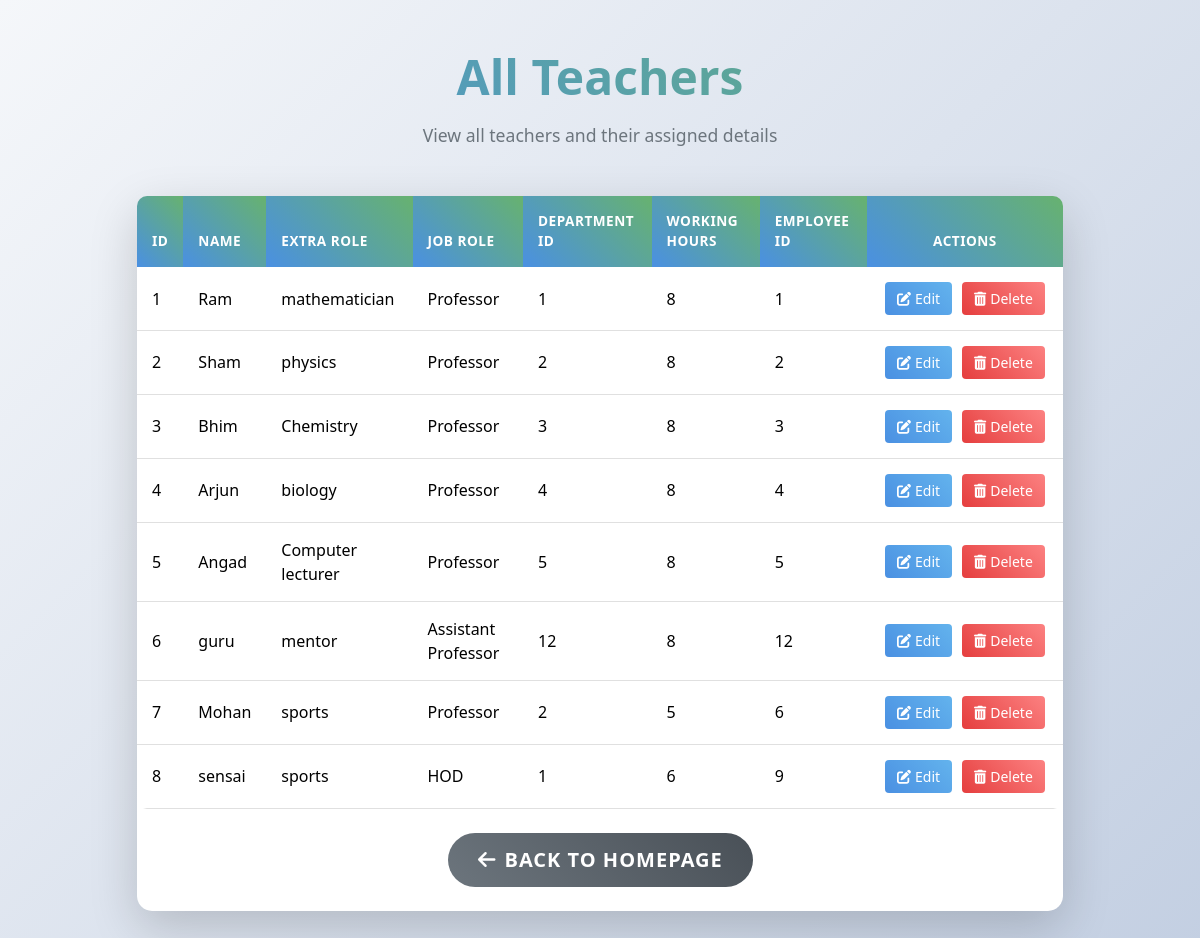
Before: /teachers with the older database file.
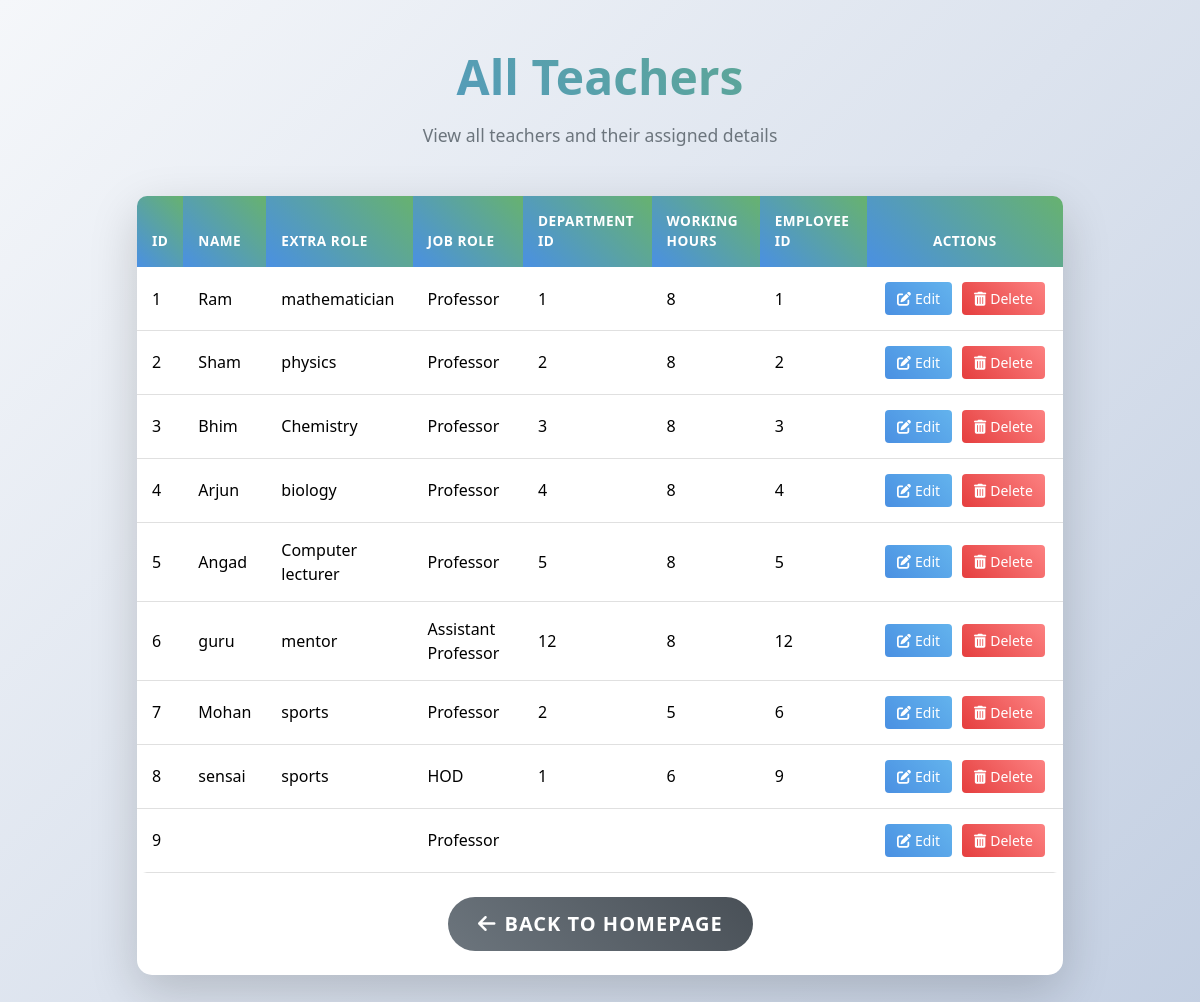
After: the same page with the newer database file.
### tables this page shows
CREATE TABLE teachers (
  id INTEGER PRIMARY KEY AUTOINCREMENT,
  name TEXT,
  extra_role TEXT,
  job_role TEXT CHECK(job_role IN ('Professor', 'Assistant Professor', 'HOD')), 
  department_id INTEGER,
  working_hours INTEGER,
  employee_id INTEGER UNIQUE,
  FOREIGN KEY (department_id) REFERENCES departments(id)
);

### app.py (the view)
@app.route("/teachers", methods=["GET"])
def view_teachers():
    query = "SELECT * FROM teachers"
    connection = get_database()
    cursor = connection.cursor()
    cursor.execute(query)
    teachers = cursor.fetchall()
    return render_template("view_teachers.html", teachers=teachers)

### database.py (called while the page is built)
def connect_to_database():
    sql = sqlite3.connect("timetable.db")
    sql.row_factory = sqlite3.Row
    return sql

def get_database():
    if not hasattr(g, "timetable_db"):
        g.timetable_db = connect_to_database()
    return g.timetable_db

def close_database(e=None):
    db = g.pop("timetable_db", None)
    if db is not None:
        db.close()

### templates/view_teachers.html (shortened to what this page needs)
<!DOCTYPE html>
<html lang="en">
  <head>
    <link
      href="https://cdn.jsdelivr.net/npm/bootstrap@5.3.3/dist/css/bootstrap.min.css"
      rel="stylesheet"
    />
    <link
      href="https://cdnjs.cloudflare.com/ajax/libs/font-awesome/6.0.0/css/all.min.css"
      rel="stylesheet"
    />
    <link href="{{ url_for('static', filename='css/style.css') }}" rel="stylesheet" />
  </head>
  <body>
    <div class="container py-5">
      <div class="text-center mb-5">
        <h1 class="display-5 fw-bold">All Teachers</h1>
        <p class="lead">
          View all teachers and their assigned details
        </p>
      </div>
      <div class="row justify-content-center">
        <div class="col-md-10">
          <div class="card shadow-lg">
            <div class="card-body p-0">
              <div class="table-responsive">
                <table class="table">
                  <thead>
                    <tr>
                      <th>ID</th>
                      <th>Name</th>
                      <th>Extra Role</th>
                      <th>Job Role</th>
                      <th>Department ID</th>
                      <th>Working Hours</th>
                      <th>Employee ID</th>
                      <th class="text-center">Actions</th>
                    </tr>
                  </thead>
                  <tbody>
                    {% for teacher in teachers %}
                    <tr>
                      <td>{{ teacher[0] }}</td>
                      <td>{{ teacher[1] }}</td>
                      <td>{{ teacher[2] }}</td>
                      <td>{{ teacher[3] }}</td>
                      <td>{{ teacher[4] }}</td>
                      <td>{{ teacher[5] }}</td>
                      <td>{{ teacher[6] }}</td>
                      <td class="text-center action-buttons">
                        <button class="btn btn-edit btn-sm text-white" data-bs-toggle="modal" data-bs-target="#editModal{{ teacher[0] }}">
                          <i class="fas fa-edit me-1"></i>Edit
                        </button>
                        <button class="btn btn-delete btn-sm text-white" data-bs-toggle="modal" data-bs-target="#deleteModal{{ teacher[0] }}">
                          <i class="fas fa-trash-alt me-1"></i>Delete
                        </button>
                      </td>
                    </tr>
                    {% endfor %}
                  </tbody>
                </table>
              </div>
              <div class="text-center p-4">
                <a href="/" class="btn btn-secondary btn-lg">
                  <i class="fas fa-arrow-left me-2"></i>Back to Homepage
                </a>
              </div>
            </div>
          </div>
        </div>
      </div>
    </div>
  </body>
</html>

### static/css/style.css (style rules this page uses)
body { background: linear-gradient(135deg, #f5f7fa 0%, #c3cfe2 100%); min-height: 100vh; opacity: 0; animation: pageLoad 0.6s ease-out forwards; overflow-x: hidden; }
.page-transition { position: relative; animation: pageTransition 0.3s ease-out; will-change: transform, opacity; }
.card { border: none; border-radius: 15px; transition: all 0.3s cubic-bezier(0.4, 0, 0.2, 1); transform: translateY(0); will-change: transform, box-shadow; }
.btn { transition: all 0.3s cubic-bezier(0.4, 0, 0.2, 1); position: relative; overflow: hidden; will-change: transform; }
.btn::after { content: ''; position: absolute; top: 50%; left: 50%; width: 0; height: 0; background: rgba(255, 255, 255, 0.2); border-radius: 50%; transform: translate(-50%, -50%); transition: width 0.6s ease-out, height 0.6s ease-out; will-change: width, height, opacity; }
.table tbody tr { transition: all 0.3s ease; will-change: transform, background-color; }
.stagger-item { opacity: 0; animation: staggerFade 0.5s ease forwards; will-change: opacity, transform; }
.gradient-text { background: linear-gradient(45deg, #4a90e2, #67b26f); background-size: 200% 200%; -webkit-background-clip: text; background-clip: text; color: transparent; animation: gradientMove 5s ease infinite; will-change: background-position; }

### templates/view_teachers.html (style rules this page uses)
body { background: linear-gradient(135deg, #f5f7fa 0%, #c3cfe2 100%); min-height: 100vh; }
.card { border: none; border-radius: 15px; transition: transform 0.3s ease-in-out, box-shadow 0.3s ease-in-out; }
.display-5 { background: linear-gradient(45deg, #4a90e2, #67b26f); -webkit-background-clip: text; background-clip: text; color: transparent; margin-bottom: 1rem; }
.lead { color: #6c757d; font-size: 1.1rem; }
.table { border-radius: 10px; overflow: hidden; margin-bottom: 0; }
.table thead th { background: linear-gradient(45deg, #4a90e2, #67b26f); color: white; font-weight: 600; text-transform: uppercase; font-size: 0.85rem; letter-spacing: 0.5px; border: none; padding: 15px; }
.table tbody tr:nth-child(even) { background-color: rgba(0,0,0,0.02); }
.table td { padding: 15px; border: none; border-bottom: 1px solid #e0e0e0; vertical-align: middle; }
.btn-secondary { padding: 12px 30px; border-radius: 30px; font-weight: 600; text-transform: uppercase; letter-spacing: 1px; background: linear-gradient(45deg, #6c757d, #495057); border: none; transition: all 0.3s ease; }
.container { animation: fadeIn 0.6s ease-out; }
.action-buttons { white-space: nowrap; }
.btn-edit, .btn-delete { padding: 6px 12px; margin: 0 3px; transition: all 0.3s ease; }
.btn-edit { background: linear-gradient(45deg, #4a90e2, #63b3ed); border: none; }
.btn-delete { background: linear-gradient(45deg, #e53e3e, #fc8181); border: none; }

Changed rows visible on the page:
added teachers: id "9", job_role "Professor"
